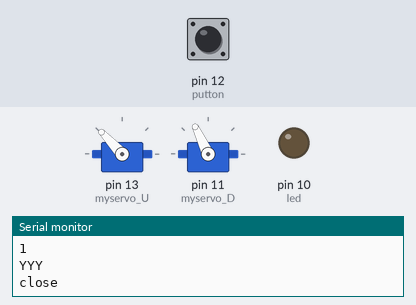
Simulated run of this sketch. Board: Arduino Uno, built with avr-gcc and run on an emulated ATmega328P. Shown: 2 × servo, output pins drawn as LEDs (lit = HIGH), the last lines printed to the serial monitor. Dashed ring = blinking. Inputs (shaded band) come from the test bench; at power-on: pin 12 (putton) HIGH.

Above: at 1.3 s.
1.4 s: pin 12 (putton) pulled LOW for 3.2 s
At 3.6 s:
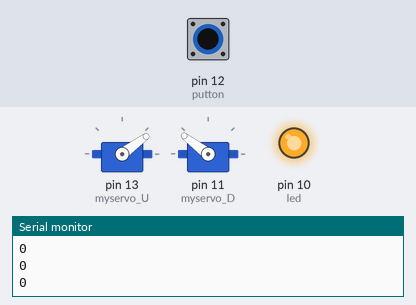
6.1 s: pin 12 (putton) pulled LOW for 1 s
At 7.18 s:
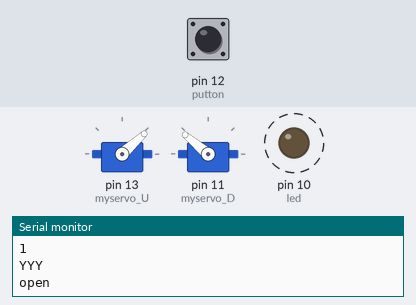
10.3 s: pin 12 (putton) pulled LOW for 0.75 s
At 10.82 s:
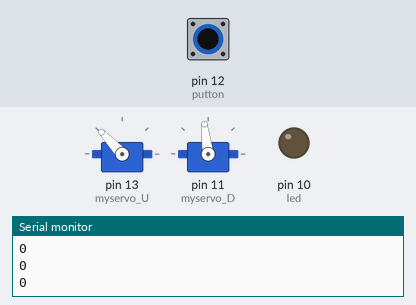
Timing chart, 0 to 39.2 s (numbered marks = the images above; inputs shaded):
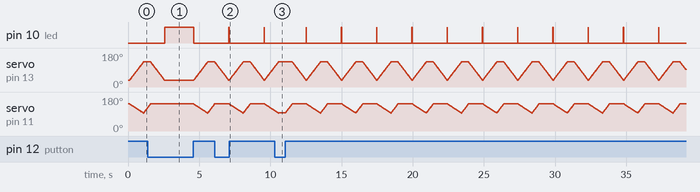

Measured:
- by itself, pin 10 (led): alternates HIGH for 0.01 s and LOW for 2.5 s

The sketch:

hemlet_warmachine.ino
```cpp
#include <Servo.h>

Servo myservo_U;
Servo myservo_D;
boolean coverOpen = false;
int speedy=10;
int val = 0;
int posU = 36;
int posD = 120;
int led = 10;
const int putton = 12;
int stupidCount = 0;
void maskOpen(){
  if(coverOpen==true){ //如果面罩是是否開著的判斷, true表示是開著的
    Serial.println("close"); //偵測用
    posU = 133; //上面舵機的起始位置
    posD = 97; //下面舵機的起始位置
    for(val=0; val<=46; val++){ //針對所使用的舵機及硬體配置，開合角度的值各有不同，我的是46
      posD = 97 + val; //下面舵機先動作
      myservo_D.write(posD);
      delay(speedy);
    }
    for(val=0; val<=97; val++){ //針對所使用的舵機及硬體配置，開合角度的值各有不同，我的是97
      posU = 133 - val; //上面舵機再動作
      myservo_U.write(posU);
      delay(speedy);
    }
    digitalWrite(led, HIGH);
    /*
    for(int brightness=0; brightness<=255; brightness++){ // 動作做完開LED
      analogWrite(led, brightness);
      delay(10);
    }
    */
    //digitalWrite(led, HIGH);
    coverOpen=false; //所有動作做完,宣告(coverOpen)面罩是關上的狀態
  }else{ // 如果coverOpen是蓋上的...
    Serial.println("open");
    /*
    for(int brightness=255; brightness>0; brightness--){ //把LED關起來
      analogWrite(led, brightness);
      delay(1);
    }
    */
    digitalWrite(led, LOW);
    posU = 36; //上面舵機的起始位置
    posD = 143; //下面舵機的起始位置

	//這比較特殊點，我的舵機關上時的數據剛好差一半，所以除2剛好(下面的程式有一行val2 = val/2;)
	//讓兩個舵機同時進行動作，所以只執行一個FOR迴圈

    int val2 = 0; //宣告對應值
    for(val=0; val<=97; val++){
      posU = 36 + val;
      myservo_U.write(posU);
      val2 = val/2;
      posD = 143 - val2;
      myservo_D.write(posD);
      delay(speedy);
    }
    myservo_D.write(97); // 這程式比較笨些~上面執行完後，下面的舵機位置其實是在差不多 85~90左右吧? 我的要97才能正確密合，所以強行定成97
    //digitalWrite(led, LOW);
    coverOpen=true; //所有動作做完,宣告(coverOpen)面罩是開啟的狀態
  }
}

void setup(){
  Serial.begin(9600);
  myservo_U.attach(13);
  myservo_D.attach(11);
  pinMode(led, OUTPUT);
  pinMode(putton, INPUT);
  digitalWrite(putton, HIGH);
    posU = 36; //36~133=97
    posD = 143; //97~143=46
    myservo_U.write(posU);
    myservo_D.write(posD);
    delay(100);
    digitalWrite(led, HIGH);
    coverOpen=false;
}

void loop(){
  /*
  Serial.print(stupidCount);
  Serial.print("   :    ");
  */
  Serial.println(digitalRead(putton));
  if(digitalRead(putton)==1){
    Serial.println("YYY");
    maskOpen();
  }
  delay(10);
}
```
